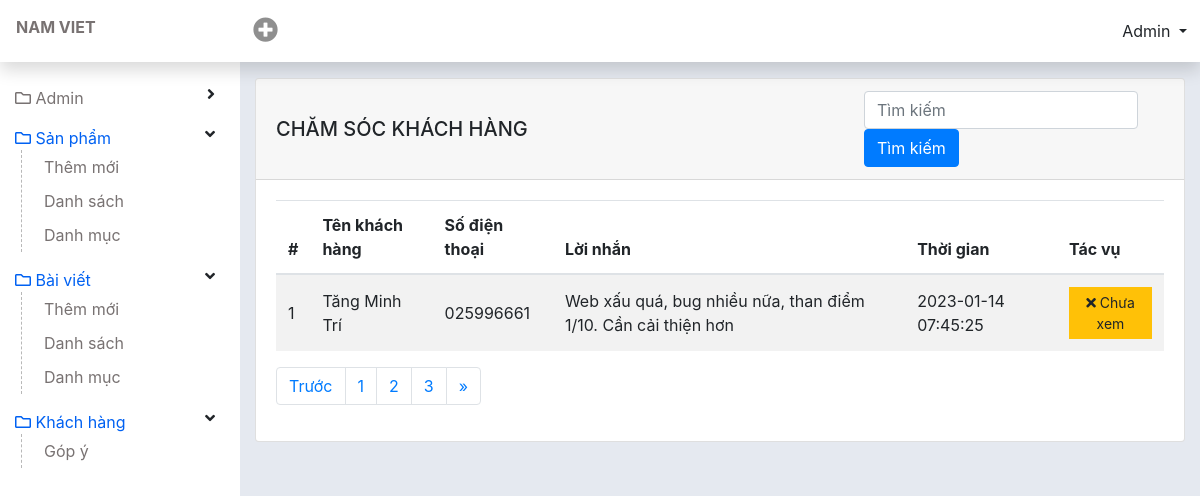
Screenshot of /admin/list-contact.php (signed in) with the database file from the repository.
### tables this page shows
CREATE TABLE `tbl_contact` (
  `id` int(11) NOT NULL,
  `name` varchar(255) NOT NULL,
  `phone` varchar(11) NOT NULL,
  `message` text NOT NULL,
  `times` timestamp NOT NULL DEFAULT current_timestamp() ON UPDATE current_timestamp(),
  `status` int(11) NOT NULL DEFAULT 0
);

### lib/database.php (called while the page is built, shortened)
<?php
class Database{
  public $host   = DB_HOST;
  public $user   = DB_USER;
  public $pass   = DB_PASS;
  public $dbname = DB_NAME;
  public $link;
private function connectDB(){
  $this -> link = new mysqli($this->host, $this->user, $this->pass, $this->dbname);
    mysqli_set_charset($this->link, 'UTF8');
}
public function select($query){
  $result = $this->link->query($query) or
  die($this->link->error.__LINE__);
  if($result->num_rows > 0){
    return $result;
  } else {
    return false;
  }
}
}
?>

### classes/contact.php (called while the page is built, shortened)
<?php
    $filepath = realpath(dirname(__FILE__));
    include_once ($filepath. '/../lib/database.php');
?>
<?php
    class contact {
        private $db;
        public function __construct() {
            $this->db = new Database();
        }
        public function show_contact(){
            $query = "SELECT * FROM tbl_contact ORDER BY id DESC";
            $result = $this->db->select($query);
            return $result;
        }
    }
?>

### admin/list-contact.php (the view, shortened to what this page needs)
<?php include 'inc/header.php';?>
<?php include '../classes/category.php';?>
<?php include '../classes/contact.php';?>
<?php
  $ct = new contact();
  $ctlist = $ct -> show_contact();
?>
<div id="wp-content">
  <div id="content" class="container-fluid">
    <div class="card">
      <div class="card-header font-weight-bold d-flex justify-content-between align-items-center">
        <h5 class="m-0 ">Chăm sóc khách hàng</h5>
        <div class="form-search form-inline">
          <form action="#">
            <input type="" class="form-control form-search" placeholder="Tìm kiếm">
            <input type="submit" name="btn-search" value="Tìm kiếm" class="btn btn-primary">
          </form>
        </div>
      </div>
      <div class="card-body">
        <table class="table table-striped table-checkall">
          <thead>
            <tr>
              <th scope="col">#</th>
              <th scope="col">Tên khách hàng</th>
              <th scope="col">Số điện thoại</th>
              <th scope="col">Lời nhắn</th>
              <th scope="col">Thời gian</th>
              <th scope="col">Tác vụ</th>
            </tr>
          </thead>
          <tbody>
            <?php
                if($ctlist) {
                  $i=0;
                  while($resule = $ctlist -> fetch_assoc()){
                    $i++;
              ?>
            <tr class="">
              <td><?php echo $i ?></td>
              <td><?php echo $resule['name'] ?></td>
              <td><?php echo $resule['phone'] ?></td>
              <td><?php echo $resule['message'] ?></td>
              <td><?php echo $resule['times'] ?></td>
              <td>
                <?php
                $status = $resule['status'];
                if ($status == 0) {
                ?>
                <a href="?checkid=<?php echo $resule['id'] ?>&time=<?php echo $resule['times'] ?>"
                  class="btn btn-warning btn-sm rounded-0 text-black" type="button" data-toggle="tooltip"
                  onclick="return confirm('Đã xem')" data-placement="top"><i class="fas fa-times"></i></i>
                  Chưa xem</a>
                <?php } ?>
              </td>
            </tr>
            <?php } } ?>
          </tbody>
        </table>
        <nav aria-label="Page navigation example">
          <ul class="pagination">
            <li class="page-item">
              <a class="page-link" href="#" aria-label="Previous">
                <span aria-hidden="true">Trước</span>
              </a>
            </li>
            <li class="page-item"><a class="page-link" href="#">1</a></li>
            <li class="page-item"><a class="page-link" href="#">2</a></li>
            <li class="page-item"><a class="page-link" href="#">3</a></li>
            <li class="page-item">
              <a class="page-link" href="#" aria-label="Next">
                <span aria-hidden="true">&raquo;</span>
              </a>
            </li>
          </ul>
        </nav>
      </div>
    </div>
  </div>
</div>
<?php include 'inc/footer.php';?>

### admin/css/style.css (style rules this page uses)
a { color: #787272; }
#wp-content { flex: auto; min-height: 100vh; padding-top: 3.625rem; padding-left: 15rem; }
#content { padding-top: 20px; padding-bottom: 20px; }
#content .card-header { text-transform: uppercase; }
.form-search { width: 300px; }
.table tr td { vertical-align: middle; }

### rows the page displays
tbl_contact: name "Tăng Minh Trí", phone "025996661", message "Web xấu quá, bug nhiều nữa, than điểm 1/10. Cần cải thiện hơn", times "2023-01-14 07:45:25"
